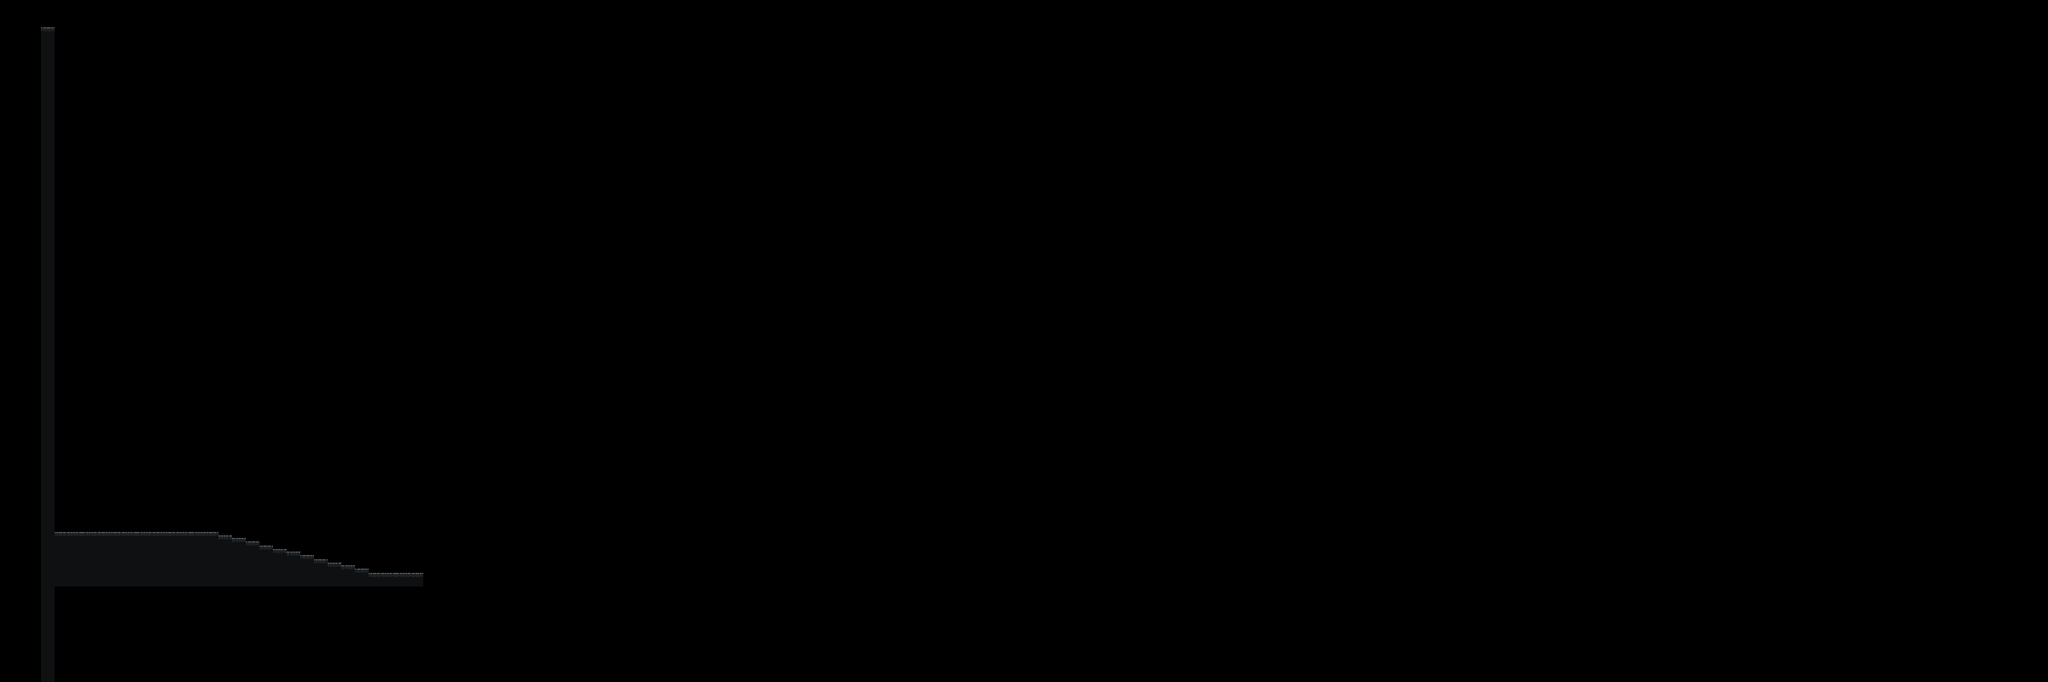

A level layout from a 2D game, rendered from its tile map. Below: a short description, then the map file with tile-grid data replaced by summaries:
An orthogonal 150x50 tile map with 16x16 px tiles, 1 tile layer (Tile Layer 1).

<map version="1.10" tiledversion="1.10.2" orientation="orthogonal" renderorder="right-down" width="150" height="50" tilewidth="16" tileheight="16" infinite="0" nextlayerid="2" nextobjectid="1">
 <tileset firstgid="1" name="plataformas" tilewidth="16" tileheight="16" tilecount="550" columns="25">
  <image source="Personajes Props y objetos/SpriteSheet Capa1/Sprites - Assets.png" width="400" height="352" />
 </tileset>
 <layer id="1" name="Tile Layer 1" width="150" height="50">
  <data>[7500 cells, 132 non-empty, 9 distinct tile ids]</data>
 </layer>
</map>
